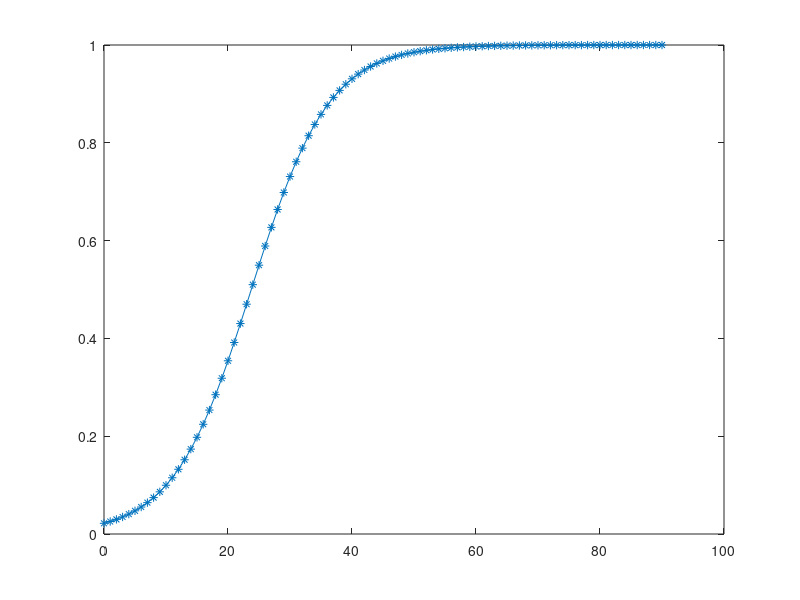

The MATLAB source for this figure:
%
% Reference : Optimal LAP Altitude for Maximum Coverage
% Authors:    Akram Al-Hourani et. al.    
% Journal:    IEEE WIRELESS COMMUNICATIONS LETTERS, VOL. 3, NO. 6, DECEMBER 2014
%
close all;
clear all;

% Urban 
alpha=0.3;
beta=500;
gamma=15;

h=100;
htx=h;
hrx=2;

a = 9.61;
b = 0.16;

theta=0:90;
% PL=ones(1,length(theta));
% for ii=1:length(theta)
%     r=h/tand(theta(ii));
%     m=floor(r*sqrt(alpha*beta)-1);
%     for n=0:m
%         PL(ii)=PL(ii)*(1-exp(-(htx-(n+1/2)*(htx-hrx)/(m+1)).^2/2/gamma^2));
%     end
% end
PL=1./(1+a.*exp(-b.*(theta-a)));
plot(theta,PL,'-*');